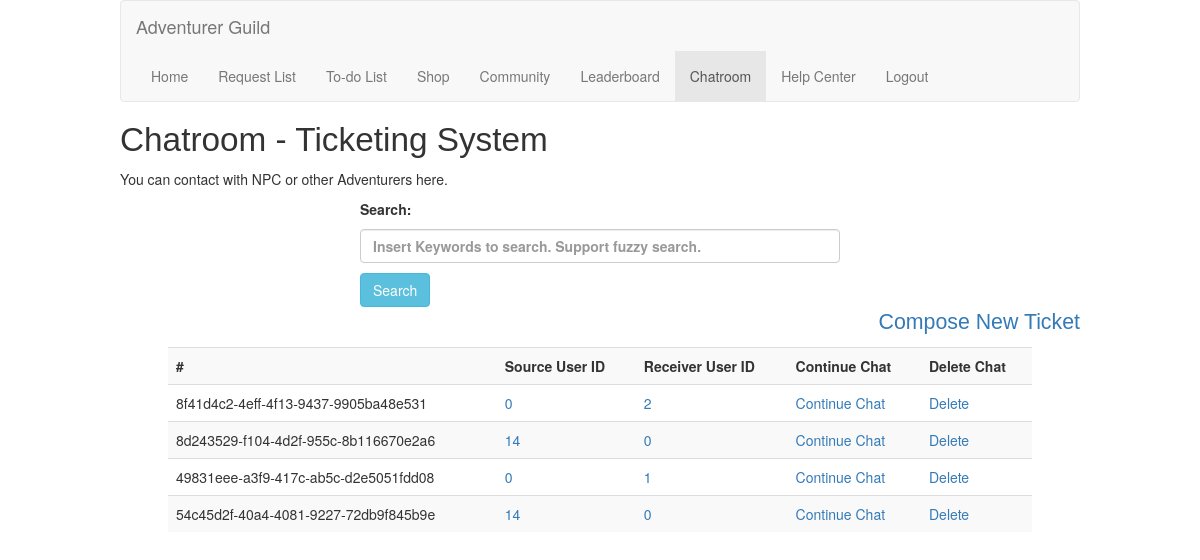
/chat (signed in), run on an earlier commit of the app's database.
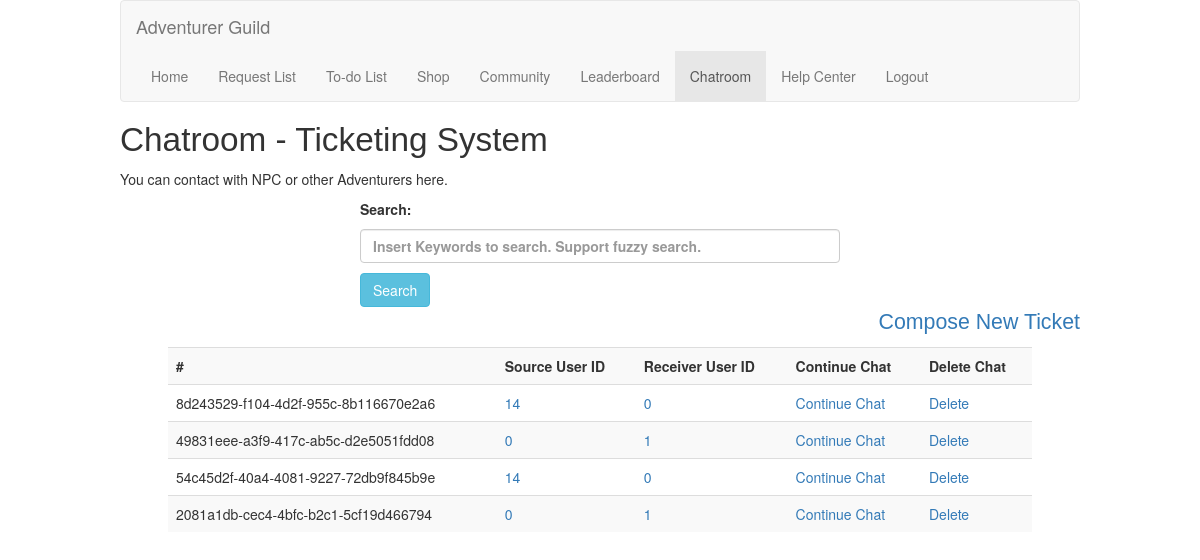
And on a later commit of the database.
### models/sqlmodels.py (models this page shows, shortened)
class Chats(db.Model):
    __tablename__ = 'chats'
    replyID = Column(Integer, primary_key=True, autoincrement=True)
    chatID = Column(Text, nullable=False)
    srcUserID = Column(String(120), ForeignKey('users.userID', name='fk_chat_userID1'))
    dstUserID = Column(String(120), ForeignKey('users.userID', name='fk_chat_userID2'))
    content = Column(Text, nullable=False, default="No Content")

### routes.py (the view)
    @mainBluePrint.route("/chat")
    @login_required
    def chatPage():
        userID = current_user.id # Fetch current logged in user ID
        infomsg = request.args.get("infomsg","")
        result = Chats.query.filter(or_(Chats.dstUserID == userID, Chats.srcUserID == userID)).all()
        if result:
            return render_template('chat.html', results=result, infomsg=infomsg)
        else:
            return render_template('chat.html', infomsg="No chat. Do you want to set up a new one?")

### routes.py (called while the page is built)
    @login_manager.user_loader
    def load_user(user_id):
        return User(user_id)

### templates/chat.html (shortened to what this page needs)
{% extends 'base.html' %}
{% block content %}
    <h1 id="pageBanner">Chatroom - Ticketing System</h1>
    <p>You can contact with NPC or other Adventurers here.</p>
    <div id="searchBar">
        <form method="POST" action="/dochatsearch">
            <p>Search: </p>
            <p><input type="text" class="form-control" id="keyword" name="keyword" placeholder="Insert Keywords to search. Support fuzzy search." required></p>
            <button type="submit" id="searchButton" class="btn btn-info" name="submitSearch">Search</button>
        </form>
    </div>
    <div id="new">
        <p><a href="/newchat" title="New Ticket"> Compose New Ticket</a></p>
    </div>
    <table class="table table-striped listcontents">
        <tbody>
        <tr>
            <th scope="col">#</th>
            <th scope="col">Source User ID</th>
            <th scope="col">Receiver User ID</th>
            <th scope="col">Continue Chat</th>
            <th scope="col">Delete Chat</th>
        </tr>
        {% set displayed_chatids = [] %}
        {% for resultitem in results %}
            {% if resultitem.chatID not in displayed_chatids %}
                <tr>
                    <td>{{ resultitem.chatID }}</td>
                    <td><a href="/profile/{{ resultitem.srcUserID }}" title="View Details" target="_blank">{{ resultitem.srcUserID }}</a></td>
                    <td><a href="/profile/{{ resultitem.dstUserID }}" title="View Details" target="_blank">{{ resultitem.dstUserID }}</a></td>
                    <td><a href="/chat/{{ resultitem.chatID }}" title="Continue Chat">Continue Chat</a></td>
                    <td><a href="/deletechat/{{ resultitem.chatID }}" title="Delete Chat"> Delete</a></td>
                </tr>
                {% set _ = displayed_chatids.append(resultitem.chatID) %}
            {% endif %}
        {% endfor %}
        </tbody>
    </table>
{% endblock %}

What changed in the data, as far as the page shows it:
removed Chats: chatID "8f41d4c2-4eff-4f13-9437-9905ba48e531", srcUserID "0", dstUserID "2"
added Chats: chatID "2081a1db-cec4-4bfc-b2c1-5cf19d466794", srcUserID "0", dstUserID "1"
